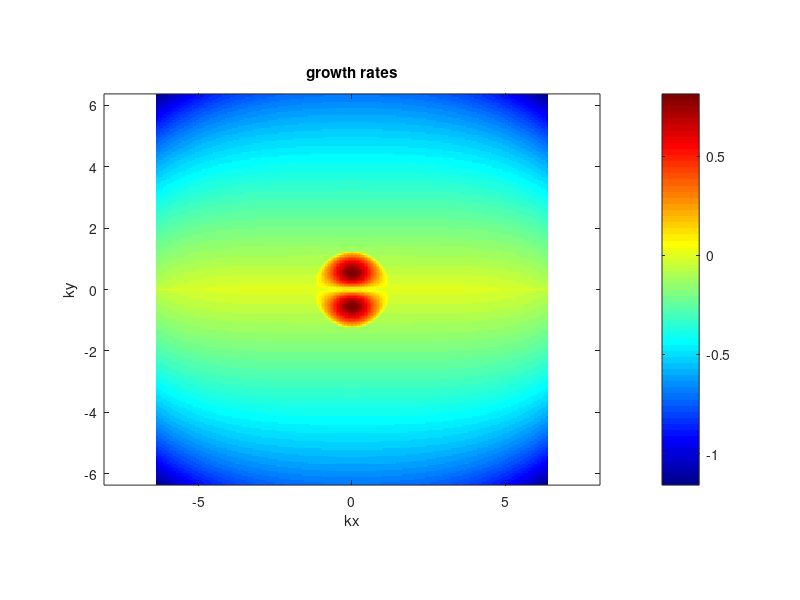
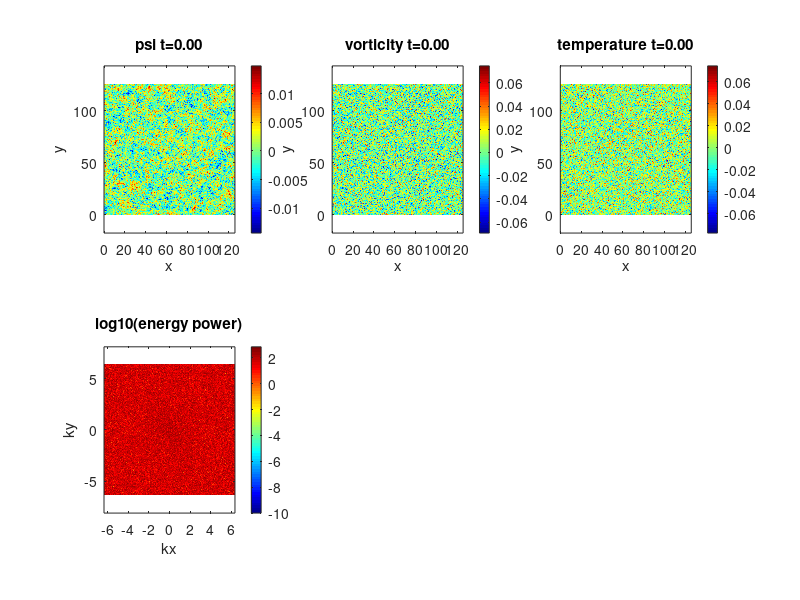

These figures' MATLAB source, in order: (Note: this script raises an error after producing the figures.)
function spectral_2FGEM
%%%%%%%%%%%%%%%%%%%%%%%%%%%%%%%%%%%%%%%%%%%%%%%%%%%%%%%%%%%%%%%%%%%%%%%%%%%%%%%%%
% 2-field gyrofluid model to study the Dimits shift.                            %
% Based on a trunctation of Bruce Scott's GEM model.                            %
%                                                                               %
% Can use Wang and Hahm's formula for the neoclassical polarization of          %
% zonal flows                                                                   %
%                                                                               %                            
% Refs:                                                                         %
%   Dimits et al. Phys. Plasmas (2000)                                          %
%   Scott Phys. Plasmas (2005)                                                  %
%   Wang and Hahm, Phys. Plasmas (2007)                                         %
%%%%%%%%%%%%%%%%%%%%%%%%%%%%%%%%%%%%%%%%%%%%%%%%%%%%%%%%%%%%%%%%%%%%%%%%%%%%%%%%%
clear all;
mkdir('newCode_tau1'); cd('newCode_tau1');
mkdir('plots');
delete('log.txt');

%CBC
RLn = 2.2;
rR = 0.18;
q = 1.4;
shat = 0.8;
ep = 2*rR;
Lna = 1/(RLn*ep);
LB = 2*(1-shat)*Lna;
Ld = 0.10;
eta=8.0;
scale=1;            % quick scale of the linear terms
mu=0;
nu=1e-6;
neo=true;

%LT=3.0; %scale*sqrt(2/pi);               % inverse temperature gradient scale
%ep=scale*0.3;            % inverse aspect ratio
%Ld=0.3;
h=3;                % hyperviscosity factor
hz=1;                % hyperviscosity factor
tau=1;          % ion temperature
hm=1;
%eta=LT;
LX=2*pi*20;      % X scale
LY=2*pi*20;      % Y scale
NX_real=256;     % resolution in x
NY_real=256;     % resolution in y
dt=1e-4;        % time step. Should start small as CFL updated can pick up the pace
max_dt=1e-2;    % Max time step after CFL adjustment
zonal=true;     % include zonal flow physics
TF=75000.0;   % final time
iF=1500000;  % final iteration, whichever occurs first
i_report=500;
TSCREEN=2000; % sreen update interval time (NOTE: plotting is usually slow)
initial_condition='random w';   %'simple vortices' 'vortices' 'random' or 'random w' 
AB_order=3; % Adams Bashforth order 1,2,3, or 4 (3 more accurate, 2 possibly more stable)
linear_term='exact'; % CN, BE, FE, or exact
simulation_type='NL'; % NL, QL, or L (nonlinear, quasilinear and linear respectively)
padding = true; % 3/2 padding, otherwise 2/3 truncation. Probably should always be true
save_plots = true; % save plots to file
cfl_cadence=5;
safety=0.3;
iRST=20000;
diagnostics=false;
pade=false;


rng('shuffle');
s=rng;

% print log file.
diary('log.txt') 
diary on;

fig1=figure(1);
set(fig1,'Position',[0, 0, 1200, 900]);

fig2=figure(2);



% ensure parameters get printed  to log.
%fprintf('mu: %.05e  nu:%.05e lT:%.05e lW:%.05e \n',mu,nu,landau_T,landau_n);
%fprintf('muh:%.05e L_T:%.05e ep:%.05e tau:%.05e\n',muh, LT,ep,tau);
%fprintf('nuz:%.05e\n',nuz);
%fprintf('LX:%.02f LY:%.02f NX:%d NY:%d\n',LX, LY, NX_real, NY_real);
%fprintf('h:%d hz:%d scale:%d Tf:%.01f iF:%d\n',h, hz, scale, TF, iF);
%fprintf('Nonlinear:%s padding:%d zonal_flows:%d\n',simulation_type, padding,zonal);
%fprintf('random seed:%d AB order:%d CFL step:%d\n',s.Seed, AB_order, cfl_cadence);

energyFile=0; 
if(strcmp(initial_condition,'restart'))
  energyFile = fopen('energy.dat','a');
else
  energyFile = fopen('energy.dat','w');
end

fprintf(energyFile,'## [1]time   [2]energy [3]enstrophy [4]ZF en [5]DW en [6]flux\n');

NX=NX_real;
NY=NY_real;
if(padding)
  NX=3*NX/2;
  NY=3*NY/2;
end

dx=LX/NX;
dy=LY/NY;
dkx=2*pi/LX;
dky=2*pi/LY;
LXnum=0:dx:LX;
LYnum=0:dy:LY;

minkx= -(NX_real/2 - 1)*dkx;
maxkx=  (NX_real/2 - 1)*dkx;
minky= -(NY_real/2 - 1)*dky;
maxky=  (NY_real/2 - 1)*dky;
kxnum= minkx:dkx:maxkx;
kynum= minky:dky:maxky;

I=sqrt(-1);

kx=dkx*ones(1,NY)'*(mod((1:NX)-ceil(NX/2+1),NX)-floor(NX/2));% matrix of wavenumbers in x direction 
ky=dky*(mod((1:NY)'-ceil(NY/2+1),NY)-floor(NY/2))*ones(1,NX);% matrix of wavenumbers in y direction 

% Cutting of frequencies using the 2/3 rule. 
% Discard asymmetric N/2 term. Otherwise reality is not enforced.
dealias=abs(kx/dkx) <1/3*NX & abs(ky/dky) <1/3*NY;


zonal_part = zeros(NY,NX);
fluct_part = ones(NY,NX);

% No damping on zonal modes. Modified Poisson equation (proper adiabatic electron response)
if(zonal)
  zonal_part(1,:) = zonal_part(1,:) + ones(1,NX);
  fluct_part = fluct_part - zonal_part;   
end


ksquare=kx.^2+ky.^2; 
ksquare(1,1) = 1;% Laplacian in Fourier space
b = tau.*ksquare;


G0 = 1.0./(1.0 + b);
G1 = 1.0./(1.0 + 0.5*b);
G2 = - 0.5* b ./ (1 + 0.5*b).^2;
if(~pade)
  bsm = (b<100).*b;
  G0 = (b<100).*(exp(-bsm).*besseli(0,bsm)) + (b>=100)./sqrt(2*pi*b);
  G1 = sqrt(G0);
  G2 = (b<100).*(0.5*bsm.*exp(-bsm).*(besseli(1,bsm) - besseli(0,bsm))./G1) - 0.25*(b>=100)./(2*pi*b).^0.25;
  clearvars bsm
end

ksquare_poisson = (fluct_part + (1-G0)/tau);
if(tau == 0)
  ksquare_poisson = fluct_part + ksquare;
else


if(neo)
  ksqbanana = b*q^2/rR^2;
  Gtr = 0.915966./sqrt(pi*ep*ksqbanana);
  Gp = 1.0./(2*ep*sqrt(2*pi*ksqbanana));
  Gtrp = 2*Gtr/pi;
  Gpp = 2*Gp/pi;
  ichi = 1.0./(1.83.*ep^1.5.*ksqbanana) + (1 + sqrt(8*ep)/pi.*Gtrp + (1-sqrt(8*ep)/pi).*Gpp)./(1.0+b) ...
      + sqrt(0.5*pi^3.*b).*(1 + sqrt(8*ep)/pi.*Gtr + (1-sqrt(8*ep)/pi).*Gp).*b./(1+b);
  chi=1.0./ichi;

  ksquare_poisson(1,:) =  (1-G0(1,:))/tau + chi(1,:);
  clearvars kbanan Gtr Gtrp Gp Gpp ichi chi;
end

ksquare_poisson(1,1)=1;  % fixed Laplacian in Fourier space for Poisson's equation
clearvars b

%kmu = fluct_part.*(mu+muh./ksquare);             % drag force array
%ky_abs = abs(ky);                           % Landau-like damping
%ksquare_viscous=nu*(ksquare.^h);            % Viscosity array
%ksquare_viscous=nu*(ksquare.^h).*fluct_part;            % Viscosity array
%ksquare_viscous(1,:)=nuz*(ksquare(1,:).^hz);            % Viscosity array




  
end

T11 = 1;
T12 = 0;
T21 = 0;
T22 = 1;
L11 = (I.*ky.*hm./ksquare_poisson + Ld*abs(ky) + nu.*ksquare).*fluct_part;
L12 = (-I*ky.*LB).*fluct_part;
L21 = (I*ky.*eta./ksquare_poisson).*fluct_part;
L22 = (Ld*abs(ky) + nu.*ksquare).*fluct_part;


phi_n = G1./ksquare_poisson;
phi_T = G2./ksquare_poisson;
if(tau > 0)
 % T11 = (fluct_part - (G0-1)/tau)./G1;
 % T12 = -G2./G1;
 % T21 = 0;
 % T22 = 1;
  T11 = 1.0;
  T12 = 0;
  T21 = 0;
  T22 = 1.0;
  L11 = fluct_part.*(I.*ky.*hm.*(G1 + eta*G2).*phi_n - I*ky.*LB.*((2*G1 + G2).*phi_n + 2) + Ld*abs(ky) + nu.*ksquare.^h);
  L12 = fluct_part.*(I.*ky.*hm.*(G1 + eta*G2).*phi_T - I*ky.*LB.*((2*G1 + G2).*phi_T + 2)); %- Ld*abs(ky).*G2./G1;
  L21 = fluct_part.*(I.*ky.*hm.*(G2 + eta*(G1+2*G2)).*phi_n - I*ky.*LB.*((G1 + 4*G2).*phi_n + 1)); %+ Ld*abs(ky).*G2;
  L22 = fluct_part.*(I.*ky.*hm.*(G2 + eta*(G1+2*G2)).*phi_T - I*ky.*LB.*((G1 + 4*G2).*phi_T + 4) + Ld*abs(ky)+ nu.*ksquare.^h);
end

clearvars phi_n phi_t 

tDet = 1.0./(T11.*T22 - T12.*T21);
disc = sqrt((L22.*T11 - L21.*T12 - L12.*T21 + L11.*T22).^2 - 4*(L12.*L21 - L11.*L22).*(T12.*T21 - T11.*T22));
eig_un = 0.5.*tDet.*(-L22.*T11 + L21.*T12 + L12.*T21 - L11.*T22 + disc);
eig_st = 0.5.*tDet.*(-L22.*T11 + L21.*T12 + L12.*T21 - L11.*T22 - disc);

maxfreq = 1/max(max(abs(eig_un(:))),max(abs(eig_st(:))));
if(max_dt > maxfreq) 
  max_dt = maxfreq;
  if(dt > max_dt)
    dt = max_dt;
  end
end

clearvars tDet disc

i=0;
k=0;
t=0.;
n_hat=0; %this is our field.
T_hat=0;
cn1=0;
cn2=0;
cn3=0;
cT1=0;
cT2=0;
cT3=0;
dt1=0;
dt2=0;
dt3=0;
u=0;
v=0;

% Define initial vorticity distribution
switch lower(initial_condition)
  case {'vortices'}
    [i,j]=meshgrid(1:NX,(1:NY));
     psi=exp(-((i*dkx-pi).^2+(j*dky-pi+pi/4).^2)/(0.2))+exp(-((i*dx-pi).^2+(j*dky-pi-pi/4).^2)/(0.2))-0.5*exp(-((i*dkx-pi-pi/4).^2+(j*dky-pi-pi/4).^2)/(0.4));
  case {'simple vortices'}
     [i,j]=meshgrid((1:NX)*(2*pi/NX),(1:NY)*(2*pi/NY));
     psi=1*sin(i).*cos(j).^2;    
  case {'random'}
     psi=1e-3*(2*rand(NX,NY) - 1);%normally 1e-3
     n_hat=ksquare.*fft2(psi);
  case {'random w'}
    n=5e-2*(2*rand(NY,NX)-1);%normally 5e-2
    n_hat=fft2(n);

      
    n = ifft2(n_hat);
    %w = w + 20*cos(15*2*pi*i);
    n_hat = fft2(n);
      
    T=5e-2*(2*rand(NY,NX)-1);%normally 5e-2
    T_hat=fft2(T);
    
    n_hat(1,:)=zeros(1,NX);
    T_hat(1,:)=zeros(1,NX);
      
    %n = ifft2(n_hat);
    %n = n + 0.2*cos(3*2*pi*i + pi);
    %n_hat = fft2(n);
      
  case {'restart'}
   readdump('restart.bin');
  case {'waves'}
    [i,j]=meshgrid((1:NX)*(2*pi/NX),(1:NY)*(2*pi/NY));
    n=20*sin(32*j) + 1e-1*cos(13*i);
    %w=2e1*sin(32*j) + 5e-2*(2*rand(NY,NX)-1);
    n_hat=fft2(n);
    % w_hat(1,:)=zeros(1,NY);
  otherwise
    disp('Unknown initial conditions !!!');
    return
end

if(padding) % ensure there's no energy in the padded region of k-space.
  n_hat=dealias.*n_hat;
  T_hat=dealias.*T_hat;
end
n_hat(1,1)=0; % Gauge condition, though not entirely necessary.
T_hat(1,1)=0;
n_hat0=n_hat; % Keep initial conditions for possible future diagnostics.

% create matrix components
calc_matrix();

if(save_plots) %plot growth rate contours
  plotGrowth();
end

while t<TF && i<iF
  psi_hat = (G1.*n_hat+ G2.*T_hat)./ksquare_poisson;  % Solve Poisson's Equation
  if(any(isnan(n_hat(:)))) % Something really bad has happened.
    fprintf('Divergence at iteration: %d\n',i);
    return;
  end
  
  if(mod(i,i_report)==0)
    fprintf('iteration: %d    dt:%.02e     t:%.03e \n',i,dt,t); 
    diary off; %flush diary
    diary on;
  end
     
  if (mod(i,iRST) == 0)
    dump('restart.bin');
  end
     
  %if(t > nextScreen && with_plotting)
    
  if (mod(i,TSCREEN)== 0) 
    plotfunc();
    nextScreen = t + TSCREEN;
  end
   
  % Compute the potential and get the velocity and gradient of vorticity
  conv_hat = 0;
    
  switch upper(simulation_type)
    case {'NL'} %full non-linear
      uhat = -I*ky.*G1.*psi_hat;
      vhat =  I*kx.*G1.*psi_hat;
      n_xhat = I*kx.*n_hat;
      n_yhat = I*ky.*n_hat;
      T_xhat = I*kx.*T_hat;
      T_yhat = I*ky.*T_hat;
            
            
      % dealiasing here truncates if not padded, other it has no effect
      u  =real(ifft2(dealias.*uhat));      % Compute  y derivative of stream function ==> u
      v  =real(ifft2(dealias.*vhat));      % Compute -x derivative of stream function ==> v
      n_x=real(ifft2(dealias.*n_xhat));      % Compute  x derivative of vorticity
      n_y=real(ifft2(dealias.*n_yhat));
      T_x=real(ifft2(dealias.*T_xhat));
      T_y=real(ifft2(dealias.*T_yhat));
      conv_n     = (u.*n_x + v.*n_y);         % evaluate the convective derivative (u,v).grad(w)   
      conv_T     = (u.*T_x + v.*T_y);         % evaluate the convective derivative (u,v).grad(w) 
            
      if(tau > 0 )
        u2hat = -I*ky.*G2.*psi_hat;
        v2hat =  I*kx.*G2.*psi_hat;          
        u2=real(ifft2(dealias.*u2hat)); 
        v2=real(ifft2(dealias.*v2hat));
        conv_n2 = (u2.*T_x + v2.*T_y);
        conv_T2 = (u2.*n_x + v2.*n_y) + 2*(u2.*T_x + v2.*T_y);
        conv_n = conv_n + conv_n2;
        conv_T = conv_T + conv_T2;
      end
            
      conv_n_hat = fft2(conv_n);              % go back to Fourier space
      conv_T_hat = fft2(conv_T);              % go back to Fourier space
 
    case {'QL'} %quasi-linear
      %for zonal part
      uphat = -ky.*fluct_part.*psi_hat;
      vphat =  kx.*fluct_part.*psi_hat;
        
      %for fluctuation part
      U_hat = kx.*zonal_part.*psi_hat;
      U_xxhat = (kx.^2).*U_hat;
      w_yhat = ky.*fluct_part.*n_hat;       
        
      % dealiasing here truncates if not padded, other it has no effect
      u_f  =real(ifft2(dealias.*uphat));      % Compute  y derivative of stream function ==> u
      v_f  =real(ifft2(dealias.*vphat));      % Compute -x derivative of stream function ==> v
      U    =real(ifft2(dealias.*U_hat));      % Compute zonal velocity
      U_xx =real(ifft2(dealias.*U_xxhat));      % Compute zonal velocity
      n_y  =real(ifft2(dealias.*w_yhat));
      conv_fluct = U.*n_y + u_f.*U_xx;         % evaluate the convective derivative (u,v).grad(w)   
      conv_zonal = u_f.*v_f;         % evaluate the convective derivative (u,v).grad(w)       
      conv_fluct_hat = fft2(conv_fluct);               % go back to Fourier space
      conv_zonal_hat = fft2(conv_zonal);
      conv_hat = fluct_part.*conv_fluct_hat + (kx.^2).*zonal_part.*conv_zonal_hat;
    case {'L'}%full linear 
            %do nothing
    otherwise
      disp('Unknown simulation type.');
      return
  end    
   
  if(padding)
    conv_n_hat = dealias.*conv_n_hat;
    conv_T_hat = dealias.*conv_T_hat;
  end
    
  if(mod(i+1,cfl_cadence)==0) % compute new timestep from CFL condition.
    abs_u=abs(u);
    abs_v=abs(v);
    maxV= max(abs_u(:))/dx + max(abs_v(:))/dy;
    new_dt=0;
    if(maxV>0)
      new_dt=1/maxV;
    else
      new_dt=inf;
    end
    new_dt_corr=min(max(0.5*dt,min(safety*new_dt,1.1*dt)),max_dt);
    if(dt ~= new_dt_corr)
      dt=new_dt_corr;
      % create matrix components
      calc_matrix()
    end
  end
    
  AB1=1.0; AB2=0; AB3=0; AB4=0;
  
  if (i < 1 || AB_order == 1) %F orward-Euler to generate history. Should run a small time-step at first. 
  elseif (i < 2 || AB_order == 2)
    w1=dt1/dt;
    AB1=(1.0 + 0.5*w1);
    AB2=0.5*w1;
  elseif (i < 3 || AB_order == 3)
    w1=dt1/dt;
    w2=dt2/dt;
    AB1=(2.0 + 3.0*w2 + 6.0*w1*(1+w1+w2))/(6.0*w1*(w1+w2));
    AB2=(2.0 + 3.0*w1 + 3.0*w2)/(6.0*w1*w2);
    AB3=(2.0 + 3.0*w1)/(6.0*w2*(w1+w2));
  elseif (i < 4 || AB_order == 4)
    w1=dt1/dt;
    w2=dt2/dt;
    w3=dt3/dt;
    AB1=(3.0 + 8.0*w2 + 4.0*w3 + 6.0*(2*w1^3 + w2*(w2+w3) +2.0*w1*(1.0+w2)*(1.0+w2+w3) + w1^2*(3.0 + 4.0*w2+2*w3)));
    AB1=AB1/(12.0*w1*(w1+w2)*(w1+w2+w3));
    AB2=(3.0 + 6.0*(w1+w2)*(w1+w2+w3) + 4.0*(2.0*(w1+w2)+w3))/(12.0*w1*w2*(w2+w3));
    AB3=(3.0 + 6.0*w1*(w1+w2+w3)+4.0*(2.0*w1 + w2+w3))/(12.0*w2*(w1+w2)*w3);
    AB4=(3.0 + 6.0*w1*(w1+w2)+4.0*(2.0*w1 + w2))/(12.0*w3*(w2+w3)*(w1+w2+w3));
  end
  
    
    
  switch upper(linear_term) %deprecated for now
    case {'CN'} %crank nicolson
     %       L1=(1 + 0.5*dt*lin_growth)./(1 - 0.5*dt*lin_growth);
     %       L2=dt./(1 - 0.5*dt*lin_growth);    
    case {'BE'} %backward euler
     %       L1=1.0./(1 - dt*lin_growth);
     %       L2=dt./(1 - dt*lin_growth);    
    case {'EXACT'}%exact
     %       L1=exp(dt*lin_growth);
     %       L2=dt*L1;   
     %       %conv_hat = exp(-t*lin_growth).*conv_hat;
     %       B=B.*exp((dt1)*lin_growth);
     %       C=C.*exp((dt1+dt2)*lin_growth);
     %       D=D.*exp((dt1+dt2+dt3)*lin_growth);
    otherwise
      disp('Unknown linear handling type.');
      return;
  end
    
  Qn = C11.*n_hat + C12.*T_hat - dt*(AB1*conv_n_hat - AB2*cn1 + AB3*cn2 - AB4*cn3);
  QT = C21.*n_hat + C22.*T_hat - dt*(AB1*conv_T_hat - AB2*cT1 + AB3*cT2 - AB4*cT3);
    

  % Compute Solution at the next step
  % Implicitly solve the linear term with 2nd order Cracnk-Nicholson
  w_hat_new = B11.*Qn + B12.*QT;
  n_hat_new = B21.*Qn + B22.*QT;
  
  t=t+dt;
  i=i+1;
        
  cn3=cn2;
  cn2=cn1;
  cn1=conv_n_hat;

  cT3=cT2;
  cT2=cT1;
  cT1=conv_T_hat;
    
  dt3=dt2;
  dt2=dt1;
  dt1=dt;
    
  n_hat=dealias.*w_hat_new;  
  T_hat=dealias.*n_hat_new;
  n_hat(1,1)=0;
  T_hat(1,1)=0;
    
  if(mod(i,1000)==0) % ensure reality
    n_hat=(fft2(real(ifft2(n_hat))));
    T_hat=(fft2(real(ifft2(T_hat))));
  end
    
end
fclose(energyFile);

%write final state 
fprintf('Simulation ended at time %.03e and iteration %d\n',t,i);
fileID=fopen('final_state.bin','w');
fwrite(fileID,n_hat);
fclose(fileID);

if(strcmp(upper(simulation_type),'L') && diagnostics)
  w0f=w_hat0.*exp(t*lin_growth); 
  comp=abs(n_hat-w0f)./abs(w0f);
  fprintf('Maximum linear error:%e\n',max(comp(:)));
end

  function calc_matrix()      
  % create matrix components
    A11 = T11 + 0.5*dt*L11;
    A12 = T12 + 0.5*dt*L12;
    A21 = T21 + 0.5*dt*L21;
    A22 = T22 + 0.5*dt*L22;
    C11 = T11 - 0.5*dt*L11;
    C12 = T12 - 0.5*dt*L12;
    C21 = T21 - 0.5*dt*L21;
    C22 = T22 - 0.5*dt*L22;
    D= A11.*A22 - A12.*A21;
    B11= A22./D;
    B12=-A12./D;
    B21=-A21./D;
    B22= A11./D;
  end


  function plotGrowth()
    lin_growth = real(eig_un);
    subplot(1,1,1);
    plotg=0;
    if(padding)
      plotg=circshift(dealias.*lin_growth,[NY_real/2,NX_real/2]); 
      plotg=plotg(2:NY_real,2:NX_real);
    else
      plotg=circshift(dealias.*lin_growth,[NY_real/2,NX_real/2]); 
      plotg=plotg(2:NY_real,2:NX_real);
    end
    grow=real(plotg);
    numel(find(grow(:)>0))
    max(grow(:))

    imagesc(kxnum,kynum,real(plotg)), axis equal tight, colorbar;
    set(gca,'Ydir','Normal')
    colormap(jet)
    title('growth rates');    
    xlabel('kx');
    ylabel('ky');
    if(save_plots)
      saveas(gcf,'growth.png');
    end
    drawnow
  end
  function plotfunc()
           % Go back in real space omega in real space for plotting
    diary off; %flush diary
    diary on;
    w_curr=n_hat;
    psi_curr=psi_hat;
    psi=real(ifft2(psi_curr));
    w=real(ifft2(w_curr)); 
    T=real(ifft2(T_hat));
    psi_y=real(ifft2(I*ky.*psi_curr));
        
    enstrophy = 0.5*(T_hat-w_curr).*conj(T_hat-w_curr);
    energy = 0.5*real(conj(psi_curr).*w_curr+ T_hat.*conj(T_hat));
    flux = psi_y.*T;
        
    enstrophy_tot = sum(enstrophy(:))/(NX*NY)^2;
    energy_tot    = sum(energy(:))/(NX*NY)^2; 
    flux_tot = sum(flux(:))/(NX*NY);
    ZF_energy = sum(sum(zonal_part.*energy))/(NX*NY)^2;
    DW_energy = sum(sum(fluct_part.*energy))/(NX*NY)^2;
        
    fprintf(energyFile,'%e %e %e %e %e %e\n',t,energy_tot,enstrophy_tot,ZF_energy,DW_energy, flux_tot);
             
    if(padding)
      enstrophy=circshift(enstrophy,[NY_real/2,NX_real/2]); 
      enstrophy=enstrophy(2:NY_real,2:NX_real);
      energy=circshift(energy,[NY_real/2,NX_real/2]); 
      energy=energy(2:NY_real,2:NX_real);
    else
      enstrophy=circshift(enstrophy,[NY_real/2,NX_real/2]); 
      enstrophy=enstrophy(2:NY_real,2:NX_real);
      energy=circshift(energy,[NY_real/2,NX_real/2]); 
      energy=energy(2:NY_real,2:NX_real);
    end
      
    wlog=max(log10(enstrophy),-10);
    energylog=max(log10(energy),-10);
    colorbar;
    set(0,'CurrentFigure',fig1);
    subplot(2,3,1)
    imagesc(LXnum,LYnum,psi), axis equal tight,c=colorbar();
    set(gca,'Ydir','Normal')
    colormap(jet)
    title(sprintf('psi t=%.02f',t));
    xlabel('x');
    ylabel('y');
    %ax = gca; axpos = ax.Position; cpos = c.Position;cpos(3) = 0.5*cpos(3); c.Position = cpos; ax.Position = axpos;
    subplot(2,3,2)
    imagesc(LXnum,LYnum,w), axis equal tight,c=colorbar();
    title(sprintf('vorticity t=%.02f',t));
    set(gca,'Ydir','Normal')
    xlabel('x');
    ylabel('y');
    %ax = gca; axpos = ax.Position; cpos = c.Position;cpos(3) = 0.5*cpos(3); c.Position = cpos; ax.Position = axpos;
    subplot(2,3,3);
    imagesc(LXnum,LYnum,T), axis equal tight,c=colorbar();
    title(sprintf('temperature t=%.02f',t));
    set(gca,'Ydir','Normal')
    xlabel('x');
    ylabel('y');
    subplot(2,3,4);
    %ax = gca; axpos = ax.Position; cpos = c.Position;cpos(3) = 0.5*cpos(3); c.Position = cpos; ax.Position = axpos;

    imagesc(kxnum,kynum, energylog), axis equal tight,c=colorbar();
    title('log10(energy power)');    
    set(gca,'Ydir','Normal')
    xlabel('kx');
    ylabel('ky');
    ax = gca; axpos = ax.Position; cpos = c.Position;cpos(3) = 0.5*cpos(3); c.Position = cpos; ax.Position = axpos;
    h=subplot(2,3,5);
    imagesc(kxnum,kynum,wlog), axis equal tight,c=colorbar();
    set(gca,'Ydir','Normal')
    xlabel('kx');
    ylabel('ky');
    title('log10(enstrophy power)');    
    %ax = gca; axpos = ax.Position; cpos = c.Position;cpos(1) = 0.5*cpos(1); c.Position = cpos; ax.Position = axpos;

    h=subplot(2,3,6);
    imagesc(kxnum,kynum,wlog), axis equal tight,c=colorbar();
    set(gca,'Ydir','Normal')
    xlabel('kx');
    ylabel('ky');
    title('log10(temperature power)');    
        
     %ax = gca; axpos = ax.Position; cpos = c.Position;cpos(3) = 0.5*cpos(3); c.Position = cpos; ax.Position = axpos;

    if(save_plots)
      % saveas(gcf,sprintf('plots/fig_%d.png',k));
      figs=gcf;
      figs.PaperUnits = 'inches';
      figs.PaperPosition=[0 0 16 8];
      print(sprintf('plots/fig_%d.png',k),'-dpng');
    end
    drawnow
    set(0,'CurrentFigure',fig2);
    kx_spec=energylog(NY_real/2,:);
    ky_spec=energylog(:,NX_real/2);
    kx_spec(NX_real/2)=0.5*(kx_spec(NX_real/2-1)+kx_spec(NX_real/2+1)); 
    ky_spec(NY_real/2)=0.5*(ky_spec(NY_real/2-1)+ky_spec(NY_real/2+1)); 
    [~,Ix] = max(kx_spec(:));
    [~,Iy] = max(ky_spec(:));
    if(diagnostics)
      disp(sprintf('%.10e %.10e',energy_tot,enstrophy_tot));
      disp(sprintf('Maximum DW mode:%.01f    Maximum ZF mode:%.01f',kynum(Iy), kxnum(Ix)));
    end
    plot(kxnum,kx_spec,kynum,ky_spec);
    legend('Zonal (ky=0)','DW (kx=0)');
    title(sprintf('DW/Zonal energy spectrum t=%.02f',t));
    xlabel('k');
    if(save_plots)
      saveas(gcf,sprintf('plots/k_spec_%d.png',k));
    end
    drawnow
    k=k+1; 
  end

  function dump(filename)
    fileID=fopen(filename,'w');
    fwrite(fileID,t,'double');
    fwrite(fileID,dt,'double');
    fwrite(fileID,i,'int');
    fwrite(fileID,k,'int');
    fwrite(fileID,dt1,'double');
    fwrite(fileID,dt2,'double');
    fwrite(fileID,dt3,'double');
    fwrite(fileID,real(cn1),'double'); fwrite(fileID,imag(cn1),'double');
    fwrite(fileID,real(cn2),'double'); fwrite(fileID,imag(cn2),'double');
    fwrite(fileID,real(cn3),'double'); fwrite(fileID,imag(cn3),'double');
    fwrite(fileID,real(cT1),'double'); fwrite(fileID,imag(cT1),'double');
    fwrite(fileID,real(cT2),'double'); fwrite(fileID,imag(cT2),'double');
    fwrite(fileID,real(cT3),'double'); fwrite(fileID,imag(cT3),'double');
    fwrite(fileID,real(n_hat),'double');fwrite(fileID,imag(n_hat),'double');
    fwrite(fileID,real(T_hat),'double');fwrite(fileID,imag(T_hat),'double');
    fclose(fileID);
  end

  function readdump(filename)
    fileID=fopen(filename,'r');
    t=fread(fileID,1,'double');
    dt=fread(fileID,1,'double');
    i=fread(fileID,1,'int');
    k=fread(fileID,1,'int');
    dt1=fread(fileID,1,'double');
    dt2=fread(fileID,1,'double');
    dt3=fread(fileID,1,'double');
      
    cn1=fread(fileID,[NY NX],'double')+I*fread(fileID,[NY NX],'double');
    cn2=fread(fileID,[NY NX],'double')+I*fread(fileID,[NY NX],'double');
    cn3=fread(fileID,[NY NX],'double')+I*fread(fileID,[NY NX],'double');
    cT1=fread(fileID,[NY NX],'double')+I*fread(fileID,[NY NX],'double');
    cT2=fread(fileID,[NY NX],'double')+I*fread(fileID,[NY NX],'double');
    cT3=fread(fileID,[NY NX],'double')+I*fread(fileID,[NY NX],'double');
    n_hat=fread(fileID,[NY NX],'double')+I*fread(fileID,[NY NX],'double');
    T_hat=fread(fileID,[NY NX],'double')+I*fread(fileID,[NY NX],'double');
    fclose(fileID);  
  end
end
